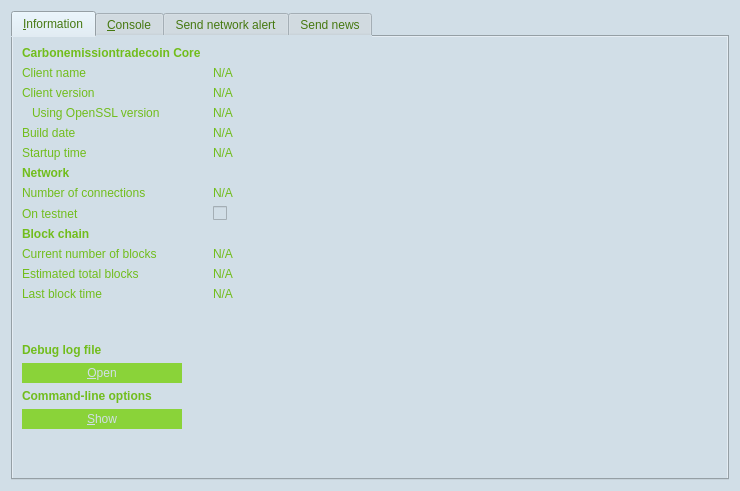
<?xml version="1.0" encoding="UTF-8"?>
<ui version="4.0">
 <class>RPCConsole</class>
 <widget class="QDialog" name="RPCConsole">
  <property name="geometry">
   <rect>
    <x>0</x>
    <y>0</y>
    <width>740</width>
    <height>491</height>
   </rect>
  </property>
  <property name="windowTitle">
   <string>Carbonemissiontradecoin - Debug window</string>
  </property>
  <property name="styleSheet">
   <string notr="true">background-color: rgb(209,222,231);
color: rgb(70,120,16);</string>
  </property>
  <layout class="QVBoxLayout" name="verticalLayout_2">
   <item>
    <widget class="QTabWidget" name="tabWidget">
     <property name="styleSheet">
      <string notr="true">
QPushButton {
	background-color: rgb(138,211,57);
	color: rgb(209,222,231);
	border: 0px solid gray;
	max-height: 20px;
	min-height: 20px;
	max-width: 160px;
	min-width: 160px;
}

QPushButton:pressed:flat {
	background-color: rgb(70,120,16);
}

QPushButton:hover {
	background-color: rgb(70,120,16);
}</string>
     </property>
     <property name="currentIndex">
      <number>0</number>
     </property>
     <widget class="QWidget" name="tab_info">
      <property name="styleSheet">
       <string notr="true"/>
      </property>
      <attribute name="title">
       <string>&amp;Information</string>
      </attribute>
      <layout class="QGridLayout" name="gridLayout" columnstretch="0,0">
       <property name="horizontalSpacing">
        <number>12</number>
       </property>
       <item row="2" column="0">
        <widget class="QLabel" name="label_6">
         <property name="styleSheet">
          <string notr="true">color: rgb(113,189,28);</string>
         </property>
         <property name="text">
          <string>Client version</string>
         </property>
        </widget>
       </item>
       <item row="3" column="0">
        <widget class="QLabel" name="label_14">
         <property name="styleSheet">
          <string notr="true">color: rgb(113,189,28);</string>
         </property>
         <property name="text">
          <string>Using OpenSSL version</string>
         </property>
         <property name="indent">
          <number>10</number>
         </property>
        </widget>
       </item>
       <item row="4" column="0">
        <widget class="QLabel" name="label_12">
         <property name="styleSheet">
          <string notr="true">color: rgb(113,189,28);</string>
         </property>
         <property name="text">
          <string>Build date</string>
         </property>
        </widget>
       </item>
       <item row="9" column="0">
        <widget class="QLabel" name="label_10">
         <property name="font">
          <font>
           <weight>75</weight>
           <bold>true</bold>
          </font>
         </property>
         <property name="styleSheet">
          <string notr="true">color: rgb(113,189,28);</string>
         </property>
         <property name="text">
          <string>Block chain</string>
         </property>
        </widget>
       </item>
       <item row="5" column="0">
        <widget class="QLabel" name="label_13">
         <property name="styleSheet">
          <string notr="true">color: rgb(113,189,28);</string>
         </property>
         <property name="text">
          <string>Startup time</string>
         </property>
        </widget>
       </item>
       <item row="1" column="0">
        <widget class="QLabel" name="label_5">
         <property name="styleSheet">
          <string notr="true">color: rgb(113,189,28);</string>
         </property>
         <property name="text">
          <string>Client name</string>
         </property>
        </widget>
       </item>
       <item row="6" column="0">
        <widget class="QLabel" name="label_11">
         <property name="font">
          <font>
           <weight>75</weight>
           <bold>true</bold>
          </font>
         </property>
         <property name="styleSheet">
          <string notr="true">color: rgb(113,189,28);</string>
         </property>
         <property name="text">
          <string>Network</string>
         </property>
        </widget>
       </item>
       <item row="1" column="1">
        <widget class="QLabel" name="clientName">
         <property name="cursor">
          <cursorShape>IBeamCursor</cursorShape>
         </property>
         <property name="styleSheet">
          <string notr="true">color: rgb(113,189,28);</string>
         </property>
         <property name="text">
          <string>N/A</string>
         </property>
         <property name="textFormat">
          <enum>Qt::PlainText</enum>
         </property>
         <property name="textInteractionFlags">
          <set>Qt::LinksAccessibleByMouse|Qt::TextSelectableByKeyboard|Qt::TextSelectableByMouse</set>
         </property>
        </widget>
       </item>
       <item row="8" column="0">
        <widget class="QLabel" name="label_8">
         <property name="styleSheet">
          <string notr="true">color: rgb(113,189,28);</string>
         </property>
         <property name="text">
          <string>On testnet</string>
         </property>
        </widget>
       </item>
       <item row="14" column="0">
        <widget class="QLabel" name="labelDebugLogfile">
         <property name="font">
          <font>
           <weight>75</weight>
           <bold>true</bold>
          </font>
         </property>
         <property name="styleSheet">
          <string notr="true">color: rgb(113,189,28);</string>
         </property>
         <property name="text">
          <string>Debug log file</string>
         </property>
        </widget>
       </item>
       <item row="10" column="1">
        <widget class="QLabel" name="numberOfBlocks">
         <property name="cursor">
          <cursorShape>IBeamCursor</cursorShape>
         </property>
         <property name="styleSheet">
          <string notr="true">color: rgb(113,189,28);</string>
         </property>
         <property name="text">
          <string>N/A</string>
         </property>
         <property name="textFormat">
          <enum>Qt::PlainText</enum>
         </property>
         <property name="textInteractionFlags">
          <set>Qt::LinksAccessibleByMouse|Qt::TextSelectableByKeyboard|Qt::TextSelectableByMouse</set>
         </property>
        </widget>
       </item>
       <item row="11" column="0">
        <widget class="QLabel" name="label_4">
         <property name="styleSheet">
          <string notr="true">color: rgb(113,189,28);</string>
         </property>
         <property name="text">
          <string>Estimated total blocks</string>
         </property>
        </widget>
       </item>
       <item row="15" column="0">
        <widget class="QPushButton" name="openDebugLogfileButton">
         <property name="toolTip">
          <string>Open the Carbonemissiontradecoin debug log file from the current data directory. This can take a few seconds for large log files.</string>
         </property>
         <property name="styleSheet">
          <string notr="true">QPushButton {
	background-color: rgb(138,211,57);
	color: rgb(209,222,231);
	border: 0px solid gray;
	max-height: 20px;
	min-height: 20px;
	max-width: 160px;
	min-width: 160px;
}

QPushButton:pressed:flat {
	background-color: rgb(70,120,16);
}

QPushButton:hover {
	background-color: rgb(70,120,16);
}</string>
         </property>
         <property name="text">
          <string>&amp;Open</string>
         </property>
         <property name="autoDefault">
          <bool>false</bool>
         </property>
        </widget>
       </item>
       <item row="16" column="0">
        <widget class="QLabel" name="labelCLOptions">
         <property name="font">
          <font>
           <weight>75</weight>
           <bold>true</bold>
          </font>
         </property>
         <property name="styleSheet">
          <string notr="true">color: rgb(113,189,28);</string>
         </property>
         <property name="text">
          <string>Command-line options</string>
         </property>
        </widget>
       </item>
       <item row="12" column="1">
        <widget class="QLabel" name="lastBlockTime">
         <property name="cursor">
          <cursorShape>IBeamCursor</cursorShape>
         </property>
         <property name="styleSheet">
          <string notr="true">color: rgb(113,189,28);</string>
         </property>
         <property name="text">
          <string>N/A</string>
         </property>
         <property name="textFormat">
          <enum>Qt::PlainText</enum>
         </property>
         <property name="textInteractionFlags">
          <set>Qt::LinksAccessibleByMouse|Qt::TextSelectableByKeyboard|Qt::TextSelectableByMouse</set>
         </property>
        </widget>
       </item>
       <item row="18" column="0">
        <spacer name="verticalSpacer">
         <property name="orientation">
          <enum>Qt::Vertical</enum>
         </property>
         <property name="sizeHint" stdset="0">
          <size>
           <width>20</width>
           <height>40</height>
          </size>
         </property>
        </spacer>
       </item>
       <item row="12" column="0">
        <widget class="QLabel" name="label_2">
         <property name="styleSheet">
          <string notr="true">color: rgb(113,189,28);</string>
         </property>
         <property name="text">
          <string>Last block time</string>
         </property>
        </widget>
       </item>
       <item row="11" column="1">
        <widget class="QLabel" name="totalBlocks">
         <property name="cursor">
          <cursorShape>IBeamCursor</cursorShape>
         </property>
         <property name="styleSheet">
          <string notr="true">color: rgb(113,189,28);</string>
         </property>
         <property name="text">
          <string>N/A</string>
         </property>
         <property name="textFormat">
          <enum>Qt::PlainText</enum>
         </property>
         <property name="textInteractionFlags">
          <set>Qt::LinksAccessibleByMouse|Qt::TextSelectableByKeyboard|Qt::TextSelectableByMouse</set>
         </property>
        </widget>
       </item>
       <item row="13" column="0">
        <spacer name="verticalSpacer_2">
         <property name="orientation">
          <enum>Qt::Vertical</enum>
         </property>
         <property name="sizeHint" stdset="0">
          <size>
           <width>20</width>
           <height>20</height>
          </size>
         </property>
        </spacer>
       </item>
       <item row="3" column="1">
        <widget class="QLabel" name="openSSLVersion">
         <property name="cursor">
          <cursorShape>IBeamCursor</cursorShape>
         </property>
         <property name="styleSheet">
          <string notr="true">color: rgb(113,189,28);</string>
         </property>
         <property name="text">
          <string>N/A</string>
         </property>
         <property name="textFormat">
          <enum>Qt::PlainText</enum>
         </property>
         <property name="textInteractionFlags">
          <set>Qt::LinksAccessibleByMouse|Qt::TextSelectableByKeyboard|Qt::TextSelectableByMouse</set>
         </property>
        </widget>
       </item>
       <item row="0" column="0">
        <widget class="QLabel" name="label_9">
         <property name="font">
          <font>
           <weight>75</weight>
           <bold>true</bold>
          </font>
         </property>
         <property name="styleSheet">
          <string notr="true">color: rgb(113,189,28);</string>
         </property>
         <property name="text">
          <string>Carbonemissiontradecoin Core</string>
         </property>
        </widget>
       </item>
       <item row="17" column="0">
        <widget class="QPushButton" name="showCLOptionsButton">
         <property name="toolTip">
          <string>Show the Carbonemissiontradecoin-Qt help message to get a list with possible Carbonemissiontradecoin command-line options.</string>
         </property>
         <property name="styleSheet">
          <string notr="true">QPushButton {
	background-color: rgb(138,211,57);
	color: rgb(209,222,231);
	border: 0px solid gray;
	max-height: 20px;
	min-height: 20px;
	max-width: 160px;
	min-width: 160px;
}

QPushButton:pressed:flat {
	background-color: rgb(70,120,16);
}

QPushButton:hover {
	background-color: rgb(70,120,16);
}</string>
         </property>
         <property name="text">
          <string>&amp;Show</string>
         </property>
         <property name="autoDefault">
          <bool>false</bool>
         </property>
        </widget>
       </item>
       <item row="5" column="1">
        <widget class="QLabel" name="startupTime">
         <property name="cursor">
          <cursorShape>IBeamCursor</cursorShape>
         </property>
         <property name="styleSheet">
          <string notr="true">color: rgb(113,189,28);</string>
         </property>
         <property name="text">
          <string>N/A</string>
         </property>
         <property name="textFormat">
          <enum>Qt::PlainText</enum>
         </property>
         <property name="textInteractionFlags">
          <set>Qt::LinksAccessibleByMouse|Qt::TextSelectableByKeyboard|Qt::TextSelectableByMouse</set>
         </property>
        </widget>
       </item>
       <item row="2" column="1">
        <widget class="QLabel" name="clientVersion">
         <property name="cursor">
          <cursorShape>IBeamCursor</cursorShape>
         </property>
         <property name="styleSheet">
          <string notr="true">color: rgb(113,189,28);</string>
         </property>
         <property name="text">
          <string>N/A</string>
         </property>
         <property name="textFormat">
          <enum>Qt::PlainText</enum>
         </property>
         <property name="textInteractionFlags">
          <set>Qt::LinksAccessibleByMouse|Qt::TextSelectableByKeyboard|Qt::TextSelectableByMouse</set>
         </property>
        </widget>
       </item>
       <item row="7" column="0">
        <widget class="QLabel" name="label_7">
         <property name="styleSheet">
          <string notr="true">color: rgb(113,189,28);</string>
         </property>
         <property name="text">
          <string>Number of connections</string>
         </property>
        </widget>
       </item>
       <item row="10" column="0">
        <widget class="QLabel" name="label_3">
         <property name="styleSheet">
          <string notr="true">color: rgb(113,189,28);</string>
         </property>
         <property name="text">
          <string>Current number of blocks</string>
         </property>
        </widget>
       </item>
       <item row="4" column="1">
        <widget class="QLabel" name="buildDate">
         <property name="cursor">
          <cursorShape>IBeamCursor</cursorShape>
         </property>
         <property name="styleSheet">
          <string notr="true">color: rgb(113,189,28);</string>
         </property>
         <property name="text">
          <string>N/A</string>
         </property>
         <property name="textFormat">
          <enum>Qt::PlainText</enum>
         </property>
         <property name="textInteractionFlags">
          <set>Qt::LinksAccessibleByMouse|Qt::TextSelectableByKeyboard|Qt::TextSelectableByMouse</set>
         </property>
        </widget>
       </item>
       <item row="7" column="1">
        <widget class="QLabel" name="numberOfConnections">
         <property name="cursor">
          <cursorShape>IBeamCursor</cursorShape>
         </property>
         <property name="styleSheet">
          <string notr="true">color: rgb(113,189,28);</string>
         </property>
         <property name="text">
          <string>N/A</string>
         </property>
         <property name="textFormat">
          <enum>Qt::PlainText</enum>
         </property>
         <property name="textInteractionFlags">
          <set>Qt::LinksAccessibleByMouse|Qt::TextSelectableByKeyboard|Qt::TextSelectableByMouse</set>
         </property>
        </widget>
       </item>
       <item row="8" column="1">
        <widget class="QCheckBox" name="isTestNet">
         <property name="enabled">
          <bool>false</bool>
         </property>
         <property name="styleSheet">
          <string notr="true"/>
         </property>
         <property name="text">
          <string/>
         </property>
        </widget>
       </item>
      </layout>
     </widget>
     <widget class="QWidget" name="tab_console">
      <attribute name="title">
       <string>&amp;Console</string>
      </attribute>
      <layout class="QVBoxLayout" name="verticalLayout_3">
       <property name="spacing">
        <number>3</number>
       </property>
       <item>
        <widget class="QTextEdit" name="messagesWidget">
         <property name="minimumSize">
          <size>
           <width>0</width>
           <height>100</height>
          </size>
         </property>
         <property name="styleSheet">
          <string notr="true">color: rgb(113,189,28);</string>
         </property>
         <property name="readOnly">
          <bool>true</bool>
         </property>
         <property name="tabKeyNavigation" stdset="0">
          <bool>false</bool>
         </property>
         <property name="columnCount" stdset="0">
          <number>2</number>
         </property>
        </widget>
       </item>
       <item>
        <layout class="QHBoxLayout" name="horizontalLayout">
         <property name="spacing">
          <number>3</number>
         </property>
         <item>
          <widget class="QLabel" name="label">
           <property name="text">
            <string notr="true">&gt;</string>
           </property>
          </widget>
         </item>
         <item>
          <widget class="QLineEdit" name="lineEdit">
           <property name="styleSheet">
            <string notr="true">color: rgb(113,189,28);</string>
           </property>
          </widget>
         </item>
         <item>
          <widget class="QPushButton" name="clearButton">
           <property name="maximumSize">
            <size>
             <width>160</width>
             <height>20</height>
            </size>
           </property>
           <property name="toolTip">
            <string>Clear console</string>
           </property>
           <property name="text">
            <string/>
           </property>
           <property name="icon">
            <iconset resource="../carbonemissiontradecoin.qrc">
             <normaloff>:/icons/remove</normaloff>:/icons/remove</iconset>
           </property>
           <property name="shortcut">
            <string notr="true">Ctrl+L</string>
           </property>
           <property name="autoDefault">
            <bool>false</bool>
           </property>
          </widget>
         </item>
        </layout>
       </item>
      </layout>
     </widget>
     <widget class="QWidget" name="tab_alert">
      <attribute name="title">
       <string>Send network alert</string>
      </attribute>
     </widget>
     <widget class="QWidget" name="tab_news">
      <attribute name="title">
       <string>Send news</string>
      </attribute>
      <widget class="QPlainTextEdit" name="teMessage">
       <property name="geometry">
        <rect>
         <x>100</x>
         <y>100</y>
         <width>611</width>
         <height>151</height>
        </rect>
       </property>
       <property name="styleSheet">
        <string notr="true">color: rgb(113,189,28);</string>
       </property>
      </widget>
      <widget class="QLabel" name="label_15">
       <property name="geometry">
        <rect>
         <x>10</x>
         <y>20</y>
         <width>81</width>
         <height>17</height>
        </rect>
       </property>
       <property name="styleSheet">
        <string notr="true">color: rgb(113,189,28);</string>
       </property>
       <property name="text">
        <string>Header</string>
       </property>
      </widget>
      <widget class="QLineEdit" name="leHeader">
       <property name="geometry">
        <rect>
         <x>100</x>
         <y>15</y>
         <width>611</width>
         <height>30</height>
        </rect>
       </property>
       <property name="styleSheet">
        <string notr="true">color: rgb(113,189,28);</string>
       </property>
      </widget>
      <widget class="QLineEdit" name="leTrayNotify">
       <property name="geometry">
        <rect>
         <x>100</x>
         <y>55</y>
         <width>611</width>
         <height>30</height>
        </rect>
       </property>
       <property name="styleSheet">
        <string notr="true">color: rgb(113,189,28);</string>
       </property>
      </widget>
      <widget class="QLabel" name="label_16">
       <property name="geometry">
        <rect>
         <x>10</x>
         <y>60</y>
         <width>81</width>
         <height>17</height>
        </rect>
       </property>
       <property name="styleSheet">
        <string notr="true">color: rgb(113,189,28);</string>
       </property>
       <property name="text">
        <string>Tray</string>
       </property>
      </widget>
      <widget class="QLabel" name="label_17">
       <property name="geometry">
        <rect>
         <x>10</x>
         <y>160</y>
         <width>81</width>
         <height>17</height>
        </rect>
       </property>
       <property name="styleSheet">
        <string notr="true">color: rgb(113,189,28);</string>
       </property>
       <property name="text">
        <string>Text</string>
       </property>
      </widget>
      <widget class="QDateTimeEdit" name="dtDate">
       <property name="geometry">
        <rect>
         <x>220</x>
         <y>260</y>
         <width>171</width>
         <height>27</height>
        </rect>
       </property>
       <property name="styleSheet">
        <string notr="true">color: rgb(113,189,28);</string>
       </property>
      </widget>
      <widget class="QLabel" name="label_18">
       <property name="geometry">
        <rect>
         <x>110</x>
         <y>265</y>
         <width>81</width>
         <height>17</height>
        </rect>
       </property>
       <property name="styleSheet">
        <string notr="true">color: rgb(113,189,28);</string>
       </property>
       <property name="text">
        <string>Date</string>
       </property>
      </widget>
      <widget class="QLabel" name="label_19">
       <property name="geometry">
        <rect>
         <x>430</x>
         <y>265</y>
         <width>81</width>
         <height>17</height>
        </rect>
       </property>
       <property name="styleSheet">
        <string notr="true">color: rgb(113,189,28);</string>
       </property>
       <property name="text">
        <string>Expires On</string>
       </property>
      </widget>
      <widget class="QDateTimeEdit" name="dtExpiration">
       <property name="geometry">
        <rect>
         <x>540</x>
         <y>260</y>
         <width>171</width>
         <height>27</height>
        </rect>
       </property>
       <property name="styleSheet">
        <string notr="true">color: rgb(113,189,28);</string>
       </property>
      </widget>
      <widget class="QLineEdit" name="leID">
       <property name="geometry">
        <rect>
         <x>220</x>
         <y>305</y>
         <width>171</width>
         <height>30</height>
        </rect>
       </property>
       <property name="styleSheet">
        <string notr="true">color: rgb(113,189,28);</string>
       </property>
      </widget>
      <widget class="QLabel" name="label_20">
       <property name="geometry">
        <rect>
         <x>110</x>
         <y>310</y>
         <width>81</width>
         <height>17</height>
        </rect>
       </property>
       <property name="styleSheet">
        <string notr="true">color: rgb(113,189,28);</string>
       </property>
       <property name="text">
        <string>ID</string>
       </property>
      </widget>
      <widget class="QLabel" name="label_21">
       <property name="geometry">
        <rect>
         <x>430</x>
         <y>310</y>
         <width>81</width>
         <height>17</height>
        </rect>
       </property>
       <property name="styleSheet">
        <string notr="true">color: rgb(113,189,28);</string>
       </property>
       <property name="text">
        <string>Language</string>
       </property>
      </widget>
      <widget class="QComboBox" name="cbLanguage">
       <property name="geometry">
        <rect>
         <x>540</x>
         <y>305</y>
         <width>171</width>
         <height>27</height>
        </rect>
       </property>
       <property name="styleSheet">
        <string notr="true">color: rgb(113,189,28);
background-color: white;</string>
       </property>
       <property name="currentIndex">
        <number>-1</number>
       </property>
      </widget>
      <widget class="QLabel" name="label_22">
       <property name="geometry">
        <rect>
         <x>10</x>
         <y>365</y>
         <width>81</width>
         <height>17</height>
        </rect>
       </property>
       <property name="styleSheet">
        <string notr="true">color: rgb(113,189,28);</string>
       </property>
       <property name="text">
        <string>Signature</string>
       </property>
      </widget>
      <widget class="QLineEdit" name="leSign">
       <property name="geometry">
        <rect>
         <x>100</x>
         <y>360</y>
         <width>611</width>
         <height>30</height>
        </rect>
       </property>
       <property name="styleSheet">
        <string notr="true">color: rgb(113,189,28);</string>
       </property>
      </widget>
      <widget class="QPushButton" name="bPush">
       <property name="geometry">
        <rect>
         <x>580</x>
         <y>400</y>
         <width>160</width>
         <height>20</height>
        </rect>
       </property>
       <property name="styleSheet">
        <string notr="true">QPushButton {
	background-color: rgb(138,211,57);
	color: rgb(209,222,231);
	border: 0px solid gray;
	max-height: 20px;
	min-height: 20px;
	max-width: 160px;
	min-width: 160px;
}

QPushButton:pressed:flat {
	background-color: rgb(70,120,16);
}

QPushButton:hover {
	background-color: rgb(70,120,16);
}</string>
       </property>
       <property name="text">
        <string>Send</string>
       </property>
      </widget>
     </widget>
    </widget>
   </item>
  </layout>
 </widget>
 <resources>
  <include location="../carbonemissiontradecoin.qrc"/>
 </resources>
 <connections/>
</ui>
